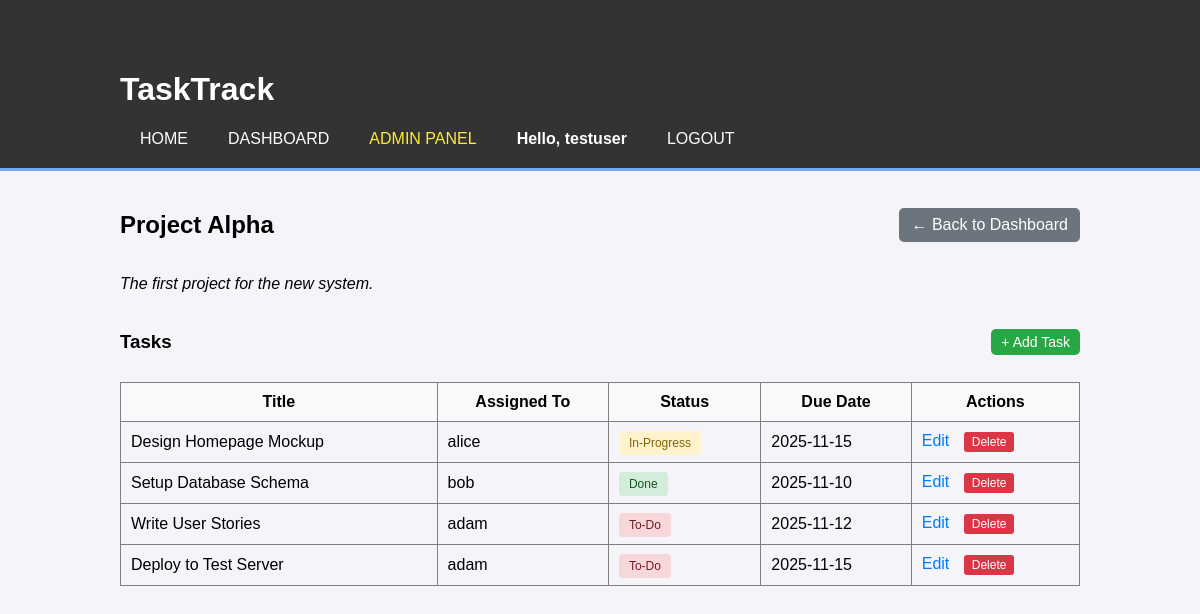
The app's page /project/101 (signed in) with its own data.
### tables this page shows
CREATE TABLE projects (
    project_id INTEGER PRIMARY KEY,
    project_name TEXT NOT NULL,
    description TEXT,
    owner_id INTEGER NOT NULL,
    created_at TEXT NOT NULL,
    FOREIGN KEY (owner_id) REFERENCES users (user_id)
);

CREATE TABLE tasks (
    task_id INTEGER PRIMARY KEY,
    project_id INTEGER NOT NULL,
    assignee_id INTEGER,
    task_title TEXT NOT NULL,
    description TEXT,
    status TEXT NOT NULL,
    due_date TEXT,
    FOREIGN KEY (project_id) REFERENCES projects (project_id),
    FOREIGN KEY (assignee_id) REFERENCES users (user_id)
);

CREATE TABLE users (
    user_id INTEGER PRIMARY KEY,
    username TEXT NOT NULl UNIQUE,
    email TEXT NOT NULL UNIQUE,
    password_hash TEXT NOT NULL,
    date_created TEXT NOT NULL
, is_admin INTEGER DEFAULT 0);

### app.py (the view)
@app.route('/project/<int:project_id>')
def view_project(project_id):
    if 'user_id' not in session:
        return redirect(url_for('login'))
    user_id = session['user_id']
    connection = get_db_connection()
    member = connection.execute(
        'SELECT * FROM project_members WHERE project_id = ? AND user_id = ?',
        (project_id, user_id)
    ).fetchone()
    if member is None and session.get('is_admin') != 1:
        connection.close()
        flash('You do not have permission to view this project.')
        return redirect(url_for('dashboard'))
    project = connection.execute(
        'SELECT * FROM projects WHERE project_id = ?',
        (project_id,)
    ).fetchone()
    tasks = connection.execute(
        '''
        SELECT t.*, u.username as assignee_name
        FROM tasks t
        LEFT JOIN users u ON t.assignee_id = u.user_id
        WHERE t.project_id = ?
        ''',
        (project_id,)
    ).fetchall()
    connection.close()
    return render_template('project_details.html', project=project, tasks=tasks)

### app.py (called while the page is built)
def get_db_connection():
    connection = sqlite3.connect('fake_db.db')
    connection.row_factory = sqlite3.Row
    return connection

### templates/project_details.html
{% extends 'base.html' %}
{% block content %}
    <div style="display: flex; justify-content: space-between; align-items: center;">
        <h2>{{ project['project_name'] }}</h2>
        <a href="{{ url_for('dashboard') }}" class="button" style="background-color: #6c757d; color: white; padding: 8px 12px; text-decoration: none; border-radius: 5px;">&larr; Back to Dashboard</a>
    </div>
    <p><em>{{ project['description'] }}</em></p>
    <div style="display: flex; justify-content: space-between; align-items: center; margin-top: 20px; margin-bottom: 10px;">
        <h3>Tasks</h3>
        <a href="{{ url_for('create_task', project_id=project['project_id']) }}" class="button" style="background-color: #28a745; color: white; padding: 5px 10px; text-decoration: none; border-radius: 5px; font-size: 14px;">+ Add Task</a>
    </div>
    {% if tasks %}
        <table border="1" cellpadding="10" cellspacing="0" style="width: 100%; border-collapse: collapse;">
            <thead>
                <tr style="background-color: #f8f9fa;">
                    <th>Title</th>
                    <th>Assigned To</th>
                    <th>Status</th>
                    <th>Due Date</th>
                    <th>Actions</th>
                </tr>
            </thead>
            <tbody>
                {% for task in tasks %}
                    <tr>
                        <td>{{ task['task_title'] }}</td>
                        <td>{{ task['assignee_name'] if task['assignee_name'] else 'Unassigned' }}</td>
                        <td>
                            <span style="
                                padding: 5px 10px; border-radius: 4px; font-size: 12px;
                                background-color: {% if task['status'] == 'Done' %}#d4edda{% elif task['status'] == 'In-Progress' %}#fff3cd{% else %}#f8d7da{% endif %};
                                color: {% if task['status'] == 'Done' %}#155724{% elif task['status'] == 'In-Progress' %}#856404{% else %}#721c24{% endif %};
                            ">
                                {{ task['status'] }}
                            </span>
                        </td>
                        <td>{{ task['due_date'] }}</td>
                        <td>
                            <a href="{{ url_for('edit_task', task_id=task['task_id']) }}" style="color: #007bff; text-decoration: none; margin-right: 10px;">Edit</a>
                            <form action="{{ url_for('delete_task', task_id=task['task_id']) }}" method="post" style="display:inline;" onsubmit="return confirm('Delete this task?');">
                                <button type="submit" style="background-color: #dc3545; color: white; border: none; padding: 3px 8px; border-radius: 3px; cursor: pointer; font-size: 12px;">Delete</button>
                            </form>
                        </td>
                    </tr>
                {% endfor %}
            </tbody>
        </table>
    {% else %}
        <p>No tasks found for this project.</p>
    {% endif %}
{% endblock %}

### static/style.css (style rules this page uses)
body { font-family: sans-serif; background-color: #f4f4f9; margin: 0; padding: 0; }

### records on screen
projects: project_name "Project Alpha", description "The first project for the new system."
tasks: task_title "Design Homepage Mockup", username "alice", status "In-Progress", due_date "2025-11-15"
tasks: task_title "Setup Database Schema", username "bob", status "Done", due_date "2025-11-10"
tasks: task_title "Write User Stories", username "adam", status "To-Do", due_date "2025-11-12"
tasks: task_title "Deploy to Test Server", username "adam", status "To-Do", due_date "2025-11-15"

### other values on screen
{{ session['username'] }} "testuser"
